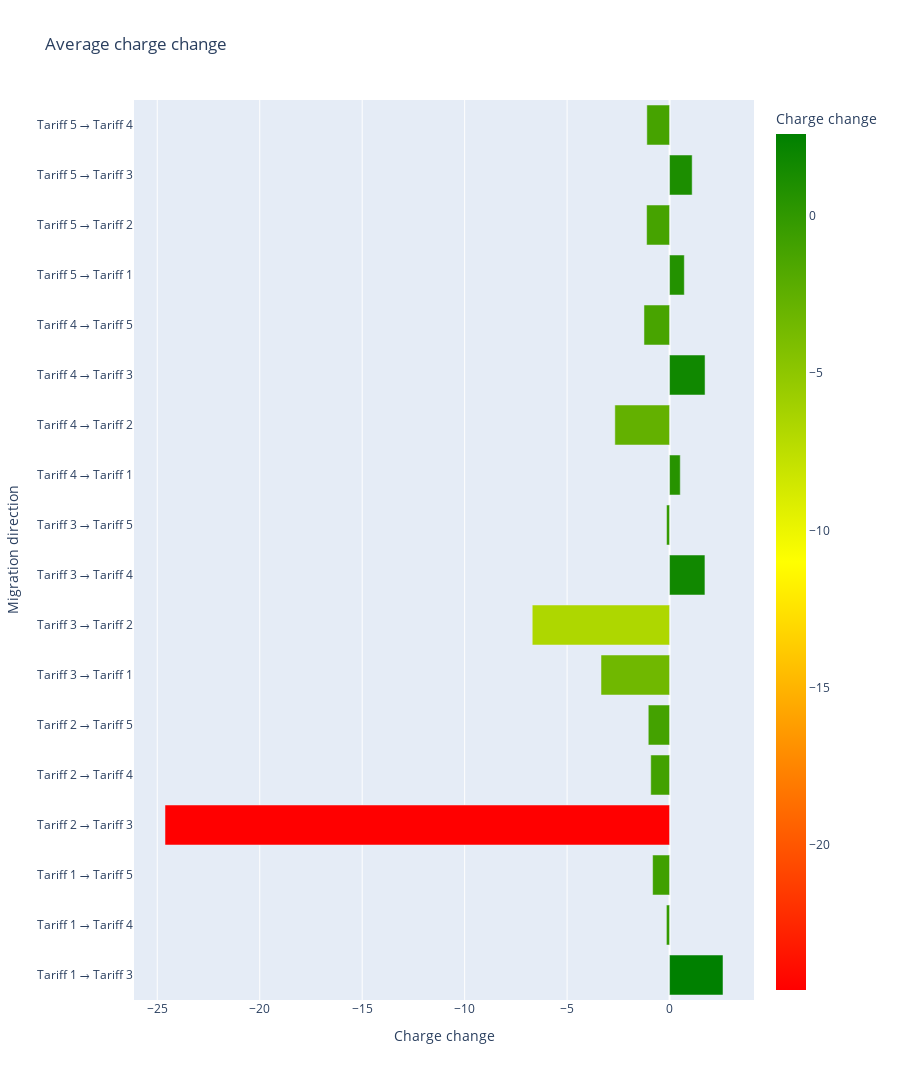

Write notebook code for a chart like this one.
### Markdown cell above
## Average month charge change

### Code cell
avg_charges_df = tariff_plans.copy()

avg_charges_df['CHANGE_MONTH'] = pd.to_datetime(avg_charges_df['START_DTTM']).dt.to_period('M')
avg_charges_df['END_MONTH'] = pd.to_datetime(avg_charges_df['END_DTTM']).dt.to_period('M')
avg_charges_df = avg_charges_df.sort_values(['SUBSCRIBER_ID', 'CHANGE_MONTH'])

avg_charges_df['MIGRATION'] = avg_charges_df.groupby('SUBSCRIBER_ID')['TARIFF_PLAN_ID'].shift(-1)
tariff_migrations = avg_charges_df.dropna(subset=['MIGRATION']).reset_index(drop=True)

tariff_migrations = tariff_migrations[tariff_migrations['TARIFF_PLAN_ID'] != tariff_migrations['MIGRATION']]

charges = charges.sort_values(['SUBSCRIBER_ID', 'BILL_MONTH'])

merged_data = tariff_migrations.merge(charges, on='SUBSCRIBER_ID', how='inner')

def calculate_periods(change_month):
    pre_period = [change_month - i for i in range(1, 4)]
    post_period = [change_month + i for i in range(1, 4)]
    return pre_period, post_period

results = []
for _, row in tariff_migrations.iterrows():
    pre_period, post_period = calculate_periods(row['CHANGE_MONTH'])
    subscriber_id = row['SUBSCRIBER_ID']
    migration = (row['TARIFF_PLAN_ID'], row['MIGRATION'])

    pre_avg = charges[(charges['SUBSCRIBER_ID'] == subscriber_id) & (charges['BILL_MONTH'].isin(pre_period))]['CHARGES'].mean()
    post_avg = charges[(charges['SUBSCRIBER_ID'] == subscriber_id) & (charges['BILL_MONTH'].isin(post_period))]['CHARGES'].mean()

    results.append({
        'TARIFF_PLAN_ID': migration[0],
        'MIGRATION': migration[1],
        'PRE_AVG': pre_avg,
        'POST_AVG': post_avg,
        'DELTA': post_avg - pre_avg
    })

delta_df = pd.DataFrame(results)
aggregated = delta_df.groupby(['TARIFF_PLAN_ID', 'MIGRATION']).agg({
    'DELTA': 'mean',
    'PRE_AVG': 'count'
}).reset_index().rename(columns={'PRE_AVG': 'COUNT'})

aggregated = aggregated[aggregated['COUNT'] > 0]

fig = px.bar(
    aggregated,
    x='DELTA',
    y=aggregated.apply(lambda x: f"Tariff {int(x['TARIFF_PLAN_ID'])} → Tariff {int(x['MIGRATION'])}", axis=1),
    orientation='h',
    color='DELTA',
    color_continuous_scale=['red', 'yellow', 'green'],
    title='Average charge change',
    labels={'DELTA': 'Charge change', 'y': 'Migration direction'}
)
fig.update_layout(xaxis_title='Charge change', yaxis_title='Migration direction',
                  height=1080)
fig.show()

### Figure 1 — Plotly figure (JSON) as saved in the notebook; plotly's stock layout.template omitted (floating-point values rounded to 4 significant figures)
{"data": [{"alignmentgroup": "True", "hovertemplate": "Charge change=%{marker.color}<br>Migration direction=%{y}<extra></extra>", "legendgroup": "", "marker": {"color": [2.608, -0.1542, -0.827, -24.62, -0.9188, -1.039, -3.346, -6.702, 1.726, -0.1476, 0.5218, -2.67, 1.732, -1.248, 0.72, -1.12, 1.103, -1.109], "coloraxis": "coloraxis", "pattern": {"shape": ""}}, "name": "", "offsetgroup": "", "orientation": "h", "showlegend": false, "textposition": "auto", "type": "bar", "x": [2.608, -0.1542, -0.827, -24.62, -0.9188, -1.039, -3.346, -6.702, 1.726, -0.1476, 0.5218, -2.67, 1.732, -1.248, 0.72, -1.12, 1.103, -1.109], "xaxis": "x", "y": ["Tariff 1 → Tariff 3", "Tariff 1 → Tariff 4", "Tariff 1 → Tariff 5", "Tariff 2 → Tariff 3", "Tariff 2 → Tariff 4", "Tariff 2 → Tariff 5", "Tariff 3 → Tariff 1", "Tariff 3 → Tariff 2", "Tariff 3 → Tariff 4", "Tariff 3 → Tariff 5", "Tariff 4 → Tariff 1", "Tariff 4 → Tariff 2", "Tariff 4 → Tariff 3", "Tariff 4 → Tariff 5", "Tariff 5 → Tariff 1", "Tariff 5 → Tariff 2", "Tariff 5 → Tariff 3", "Tariff 5 → Tariff 4"], "yaxis": "y"}], "layout": {"barmode": "relative", "coloraxis": {"colorbar": {"title": {"text": "Charge change"}}, "colorscale": [[0, "red"], [0.5, "yellow"], [1, "green"]]}, "height": 1080, "legend": {"tracegroupgap": 0}, "title": {"text": "Average charge change"}, "xaxis": {"anchor": "y", "domain": [0, 1], "title": {"text": "Charge change"}}, "yaxis": {"anchor": "x", "domain": [0, 1], "title": {"text": "Migration direction"}}}}
